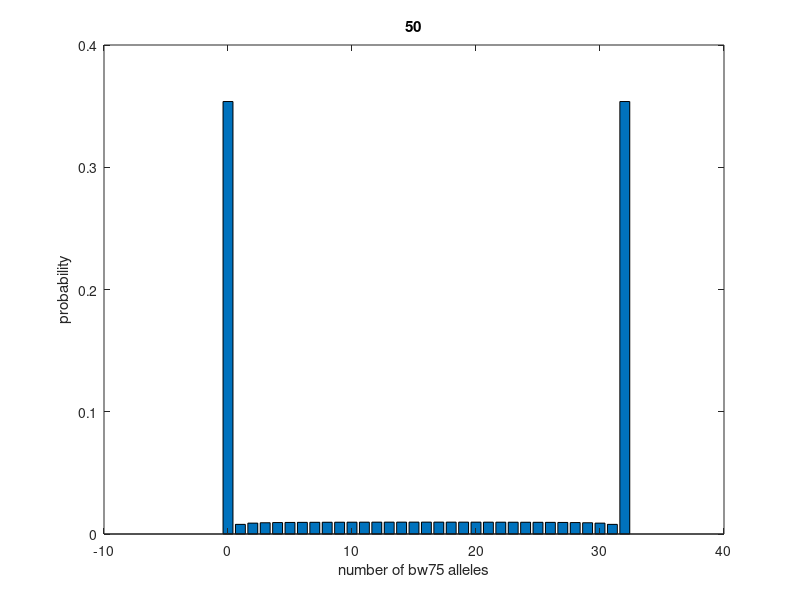

The MATLAB script that drew this image:
% Buri Experiment Simulations

% Compute the probability distribution for the Buri experiment as a function
% of time.

%Parameters
N=32; %total number of alleles

% Use the binomial distribution (Wright-Fisher) to populate the transition
% matrix M

M=zeros(N+1, N+1);
% Because it's a matrix, I need two for-loops

for i=0:N   % Number of bw75 alleles in the previous generation. This moves
            % along the columns
    for j=0:N   % Number of bw75 alleles in the current generation. This
                % moves along the rows
        M(j+1, i+1) = nchoosek(N,j)*((i/N)^j)*((1-i/N)^(N-j));
    end
end

% Now simulate the dynamics of the Buri experiment. Define matrix P, where
% row j, column n corresponds to P(j-1, gen=n-1)

P(:,1)=zeros(N+1, 1); %Fill first column with zeros
P((N/2)+1, 1)=1; %All tubes start with 16 bw75 alleles.

% How many generations to simulate
NGen=50;

% Loop through generations
for n=0:NGen
    %"Propagate" my population
    NewP=(M^n)*P;
    %plot it
    figure(1)
    bar(0:N, NewP)
    xlabel('number of bw75 alleles')
    ylabel('probability')
    title(n)
    drawnow
    pause
end
